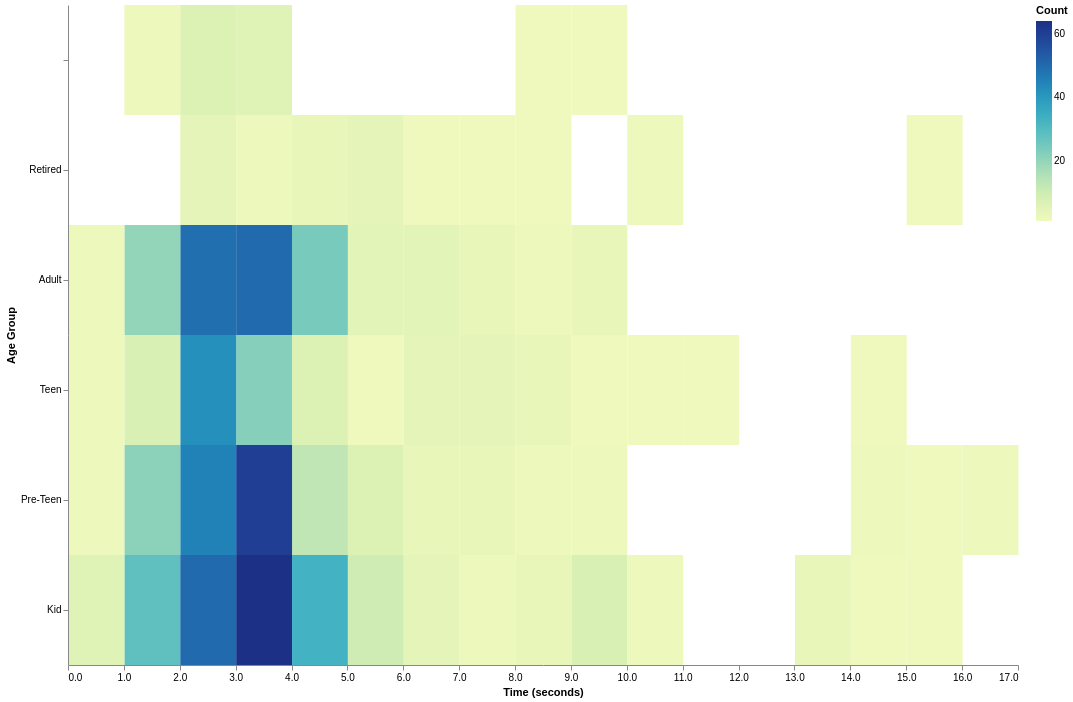

Vega-Lite specification for this chart:
### Vega-Lite specification from a JSON file in a GitHub repository (floating-point values rounded to 4 significant figures; data arrays with more than 128 entries replaced by an {"elided": "..."} marker saying what was removed)
{"$schema": "https://vega.github.io/schema/vega-lite/v5.json", "data": {"values": {"elided": "696 records"}, "format": {"parse": {"Time (seconds)": "number"}}}, "mark": "rect", "height": 660, "width": 950, "encoding": {"y": {"field": "Age Group", "type": "nominal", "sort": ["", "Retired", "Adult", "Teen", "Pre-Teen", "Kid"]}, "x": {"bin": {"maxbins": 20}, "field": "Time (seconds)", "title": "Time (seconds)", "type": "quantitative"}, "color": {"aggregate": "count", "type": "quantitative", "legend": {"title": "Count"}}}, "config": {"view": {"stroke": "transparent"}}}
